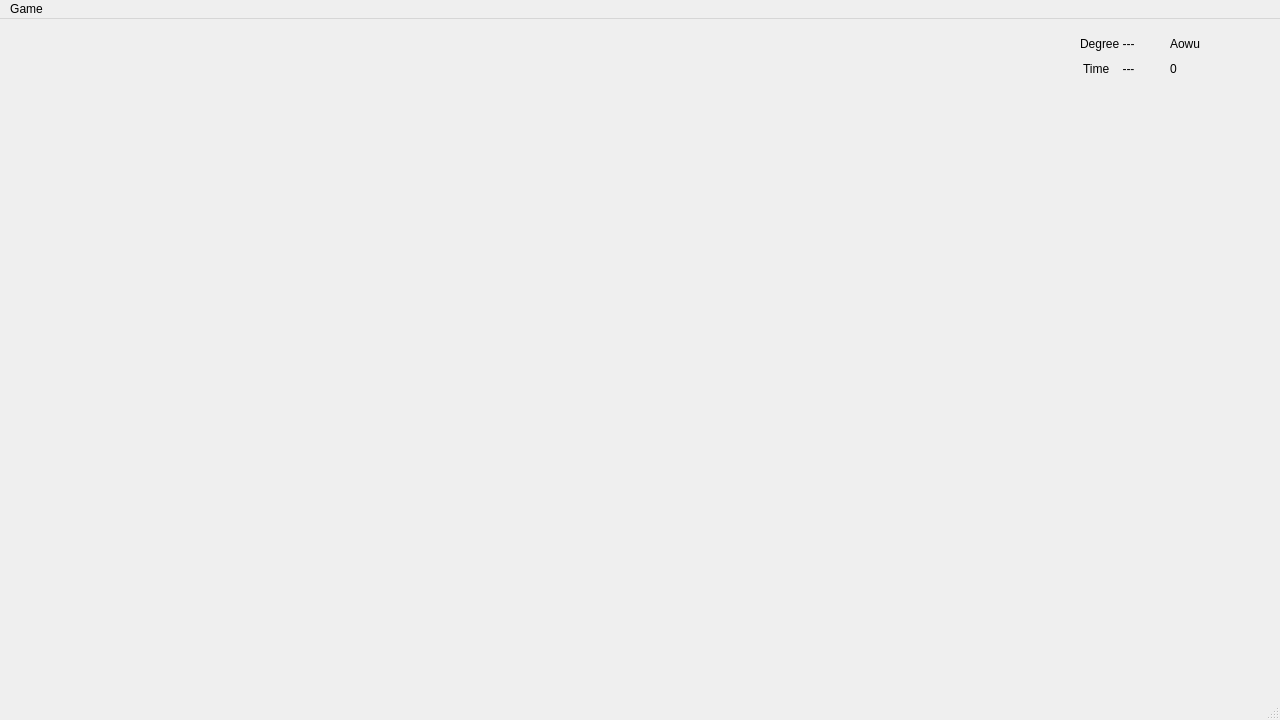
<?xml version="1.0" encoding="UTF-8"?>
<ui version="4.0">
 <class>MainWindow</class>
 <widget class="QMainWindow" name="MainWindow">
  <property name="geometry">
   <rect>
    <x>0</x>
    <y>0</y>
    <width>1280</width>
    <height>720</height>
   </rect>
  </property>
  <property name="minimumSize">
   <size>
    <width>1280</width>
    <height>720</height>
   </size>
  </property>
  <property name="maximumSize">
   <size>
    <width>1280</width>
    <height>720</height>
   </size>
  </property>
  <property name="windowTitle">
   <string>MainWindow</string>
  </property>
  <widget class="QWidget" name="centralWidget">
   <widget class="QLabel" name="label">
    <property name="geometry">
     <rect>
      <x>1080</x>
      <y>15</y>
      <width>85</width>
      <height>20</height>
     </rect>
    </property>
    <property name="styleSheet">
     <string notr="true">font: 9pt &quot;Kristen ITC&quot;;</string>
    </property>
    <property name="text">
     <string>Degree ---</string>
    </property>
   </widget>
   <widget class="QLabel" name="label_2">
    <property name="geometry">
     <rect>
      <x>1083</x>
      <y>40</y>
      <width>85</width>
      <height>20</height>
     </rect>
    </property>
    <property name="styleSheet">
     <string notr="true">font: 9pt &quot;Kristen ITC&quot;;</string>
    </property>
    <property name="text">
     <string>Time    ---</string>
    </property>
   </widget>
   <widget class="QLabel" name="label_3">
    <property name="geometry">
     <rect>
      <x>1170</x>
      <y>15</y>
      <width>72</width>
      <height>20</height>
     </rect>
    </property>
    <property name="styleSheet">
     <string notr="true">font: 9pt &quot;Kristen ITC&quot;;</string>
    </property>
    <property name="text">
     <string>Aowu</string>
    </property>
   </widget>
   <widget class="QLabel" name="label_4">
    <property name="geometry">
     <rect>
      <x>1170</x>
      <y>40</y>
      <width>72</width>
      <height>20</height>
     </rect>
    </property>
    <property name="styleSheet">
     <string notr="true">font: 9pt &quot;Kristen ITC&quot;;</string>
    </property>
    <property name="text">
     <string>0</string>
    </property>
   </widget>
  </widget>
  <widget class="QMenuBar" name="menuBar">
   <property name="geometry">
    <rect>
     <x>0</x>
     <y>0</y>
     <width>1280</width>
     <height>26</height>
    </rect>
   </property>
   <widget class="QMenu" name="menu">
    <property name="title">
     <string>Game</string>
    </property>
    <widget class="QMenu" name="menuDegree">
     <property name="title">
      <string>Degree</string>
     </property>
     <addaction name="actionBasic"/>
     <addaction name="actionmedium"/>
     <addaction name="actionHard"/>
    </widget>
    <addaction name="actionStart"/>
    <addaction name="separator"/>
    <addaction name="menuDegree"/>
    <addaction name="separator"/>
    <addaction name="actionAbout"/>
   </widget>
   <addaction name="menu"/>
  </widget>
  <widget class="QStatusBar" name="statusBar"/>
  <action name="actionStart">
   <property name="text">
    <string>Start</string>
   </property>
  </action>
  <action name="actionBasic">
   <property name="text">
    <string>Basic</string>
   </property>
  </action>
  <action name="actionmedium">
   <property name="text">
    <string>Medium</string>
   </property>
  </action>
  <action name="actionHard">
   <property name="text">
    <string>Hard</string>
   </property>
  </action>
  <action name="actionTop">
   <property name="text">
    <string>Top</string>
   </property>
  </action>
  <action name="actionAbout">
   <property name="text">
    <string>About</string>
   </property>
  </action>
 </widget>
 <layoutdefault spacing="6" margin="11"/>
 <resources/>
 <connections/>
</ui>
